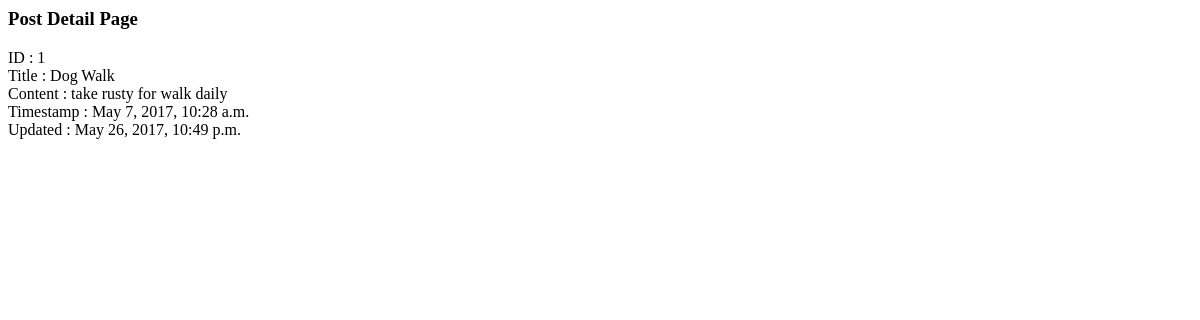
Page /posts/1/ on the earlier database version.
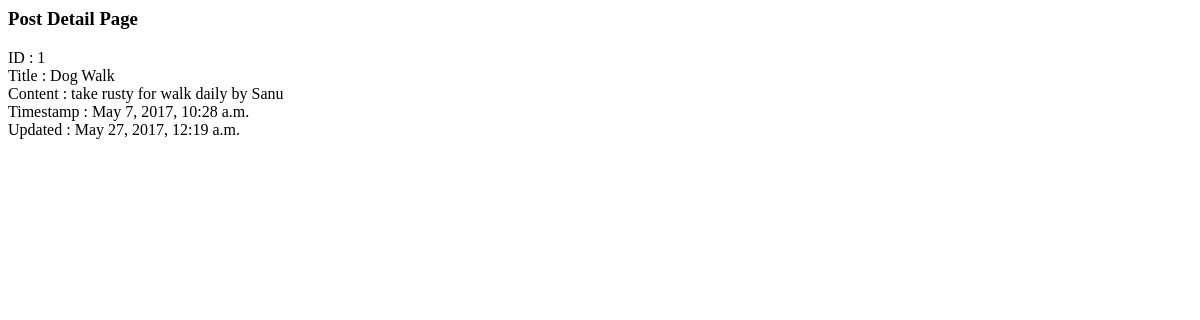
Same page on the later database version.
### posts/models.py (models this page shows, shortened)
class Post(models.Model):
    title = models.CharField(max_length =120)
    content = models.TextField()
    updated = models.DateTimeField(auto_now = True, auto_now_add = False)
    timestamp = models.DateTimeField(auto_now = False, auto_now_add = True)

### posts/views.py (the view)
# urls.py: url(r'^(?P<id>\d+)/$', posts_views.post_detail, name='post_detail'),
def post_detail(request, id):
    instance = get_object_or_404(Post, id = id)
    context = {
        "instance": instance,
        "title" : "Detaili9999",
    }
    return render(request, "post_detail.html", context)

### posts/templates/post_detail.html (shortened to what this page needs)
<h3>Post Detail Page</h3>
ID :         {{instance.id}}<br/>
Title :      {{instance.title}}<br/>
Content :    {{instance.content}}<br/>
Timestamp :  {{instance.timestamp}}<br/>
Updated :    {{instance.updated}}<br/>

Differences in the rows shown:
changed Post "Dog Walk": content "take rusty for walk daily" → "take rusty for walk daily by Sanu"; updated "May 26, 2017, 10:49 p.m." → "May 27, 2017, 12:19 a.m."
